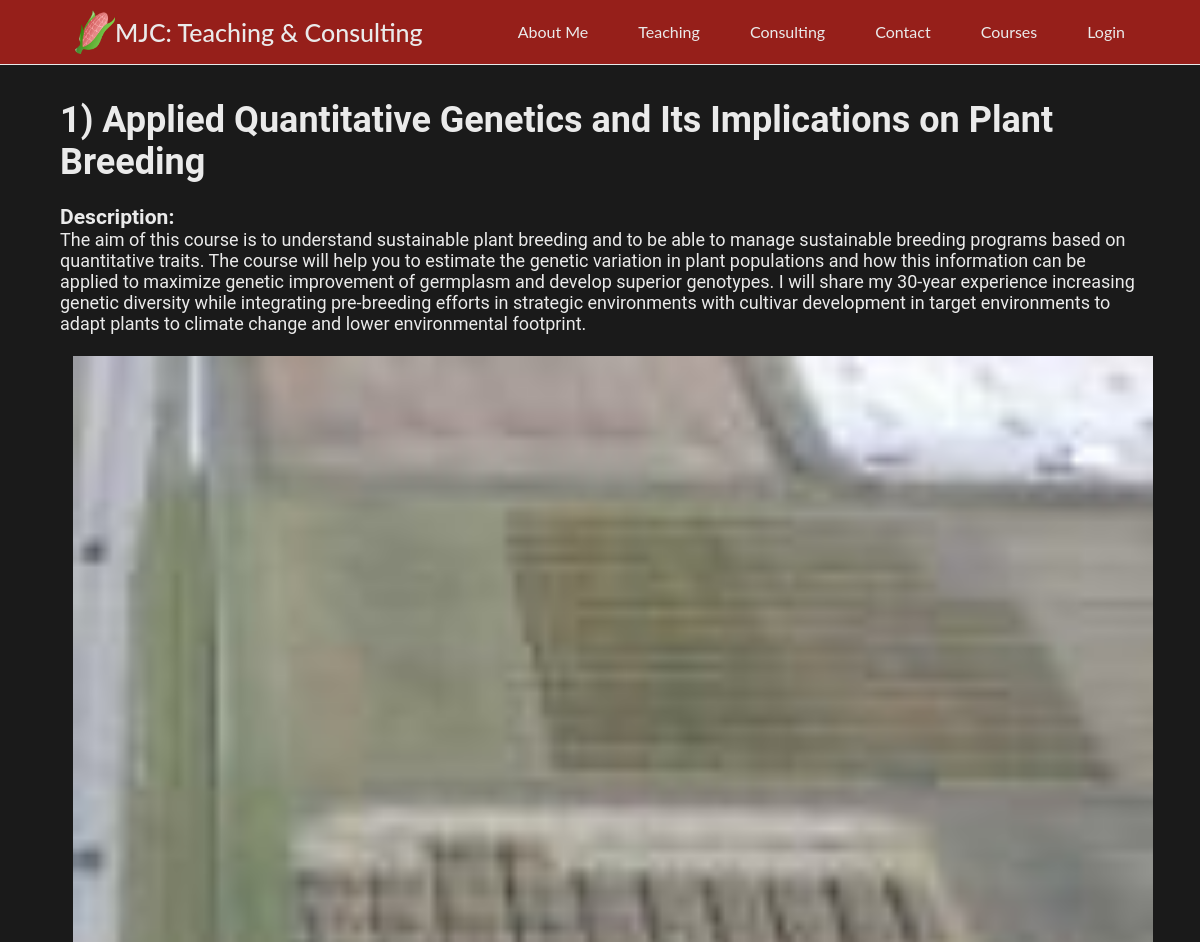
Page /details.php?courseid=1 (upper part) on the earlier database version.
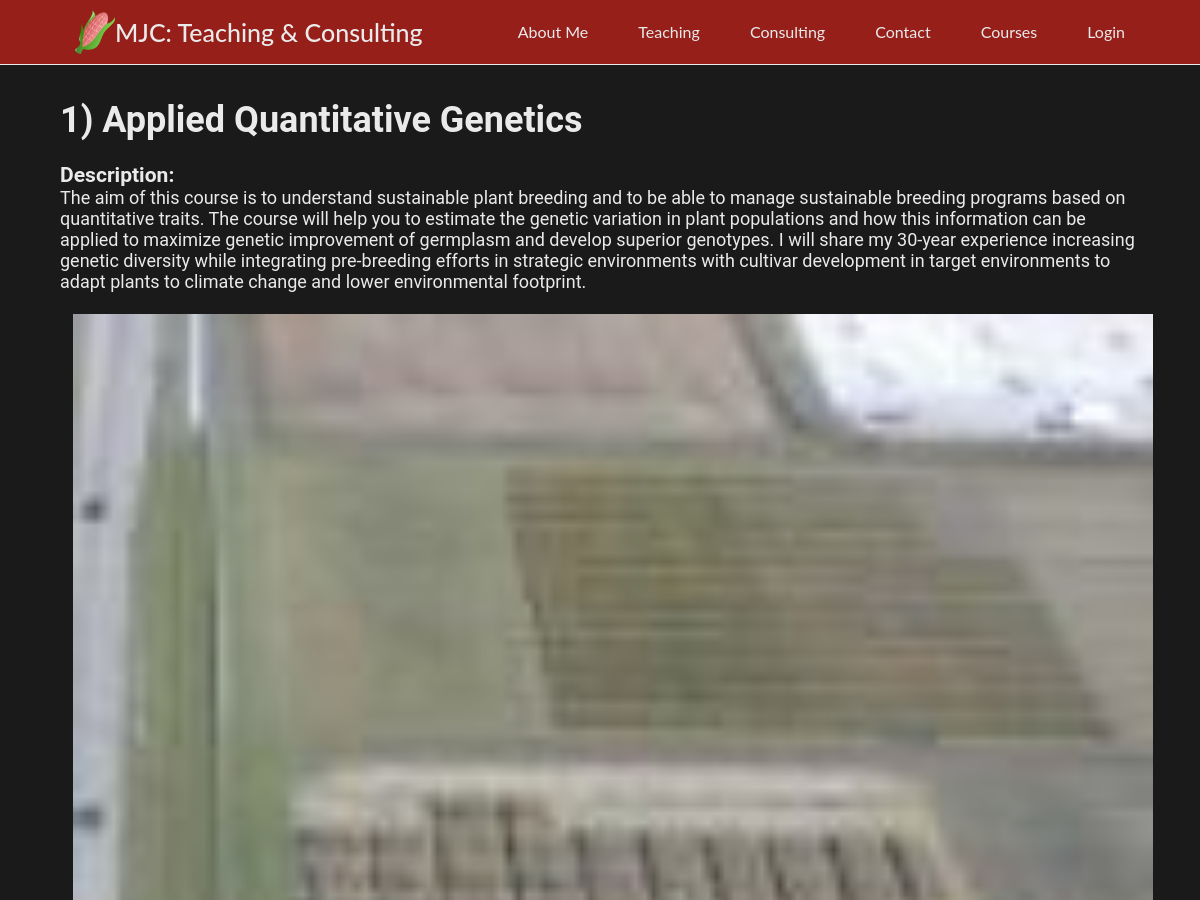
Same page on the later database version.
### tables this page shows
CREATE TABLE `courses` (
  `id` int(11) NOT NULL,
  `title` varchar(100) DEFAULT NULL,
  `objectives` text DEFAULT NULL,
  `description` text DEFAULT NULL,
  `img` varchar(20) DEFAULT NULL,
  `prereq` text DEFAULT NULL,
  `pricing` varchar(100) DEFAULT NULL
);

### details.php (the view, shortened to what this page needs)
<!DOCTYPE html>
<?php
$courseid = $_GET['courseid'];
?>
<html lang="en">
    <head>
        <link rel="stylesheet" href="css/style.css" />
    </head>
<?php
include 'setup.php';
$sql = "Select * from courses where id='$courseid'";
$result = $conn->query($sql);
if ($result->num_rows > 0) {
    while ($row = $result->fetch_assoc()) {
        $id = $row["id"];
        $title = $row["title"];
        $img = $row["img"];
        $description = $row["description"];
    }
} else {
    echo "0 results";
}
?>
    <body>
        <?php include 'components/header.php'; ?>
        <div class="section">
                <div class="col span_2_of_3">
                    <h1><?php print $id; ?>) <?php print $title; ?></h1><br>
                    <h3>Description:</h3>
                        <?php print $description; ?>
                </div>
                <div class="col span_1_of_4">
                    <img alt="<?php print $title; ?>" class="home-img" src="images/<?php print $img; ?>">
                </div>
        </div>
        <?php include 'components/footer.php'; ?>
    </body>
</html>

Differences in the rows shown:
changed courses id 1: title "Applied Quantitative Genetics and Its Implications on Plant Breeding" → "Applied Quantitative Genetics"
